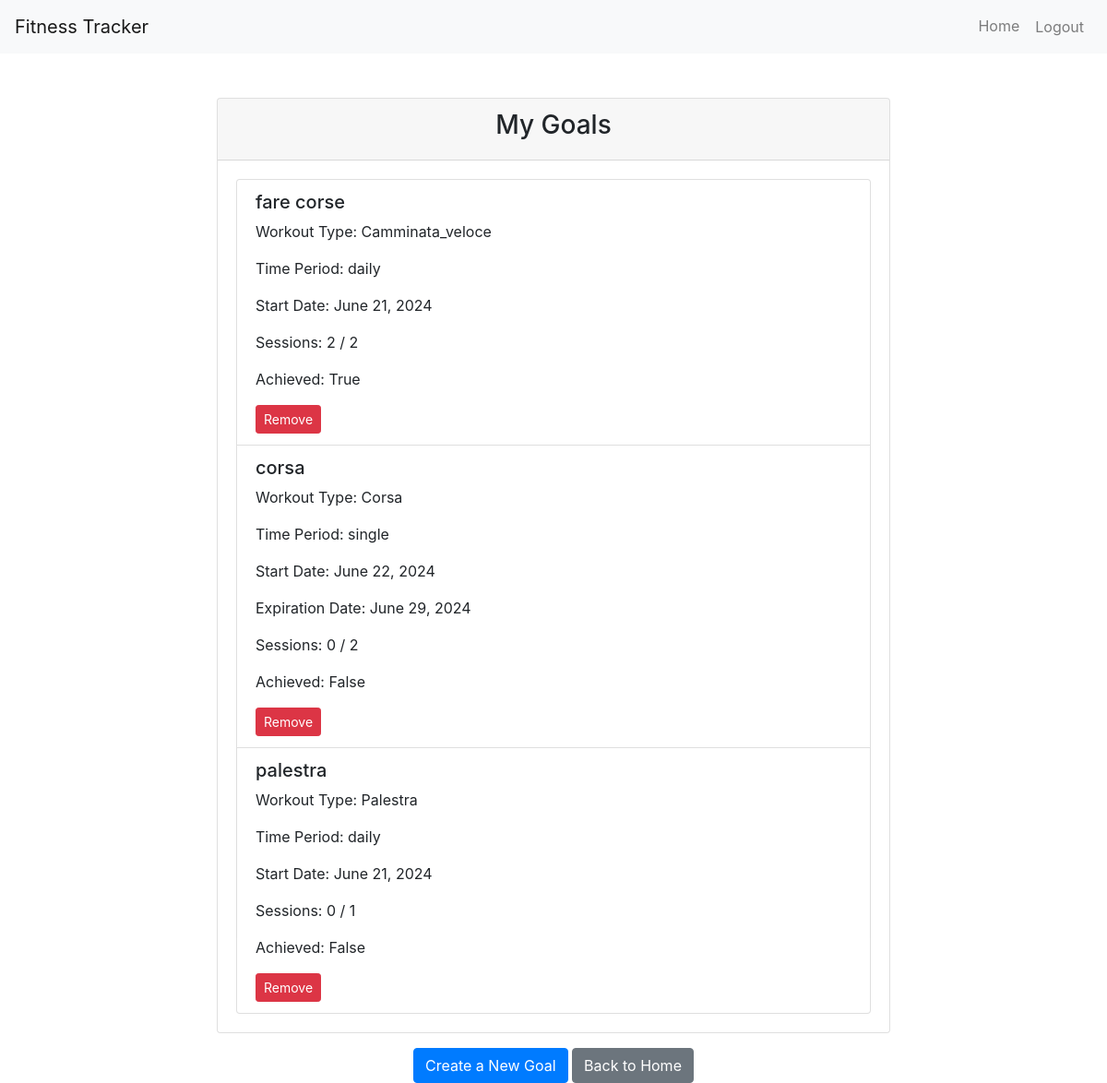
The page /tracker/goals/ (signed in) on the database its author committed.
### tracker/models.py (models this page shows, shortened)
class Goal(models.Model):
    TIME_PERIODS = [
        ('daily', 'Giornaliero'),
        ('weekly', 'Settimanale'),
        ('monthly', 'Mensile'),
        ('single', 'Singolo')
    ]
    profile = models.ForeignKey(Profile, on_delete=models.CASCADE, related_name='goals')
    description = models.CharField(max_length=255)
    start_date = models.DateField()
    expiration_date = models.DateField(null=True, blank=True)  # Campo per l'obiettivo singolo
    achieved = models.BooleanField(default=False)
    time_period = models.CharField(max_length=10, choices=TIME_PERIODS)
    workout_type = models.CharField(max_length=50, choices=Workout.WORKOUT_TYPES)
    sessions_target = models.PositiveIntegerField(default=0)  # Numero di sessioni desiderate
    sessions_completed = models.PositiveIntegerField(default=0)  # Numero di sessioni completate

### tracker/views.py (the view)
# urls.py: path('goals/', views.GoalListView.as_view(), name='goal_list'),
class GoalListView(View):
    @method_decorator(login_required)
    def get(self, request):
        goals = Goal.objects.filter(profile=request.user.profile)
        return render(request, 'goal_list.html', {'goals': goals})

### tracker/templates/goal_list.html (shortened to what this page needs)
<!DOCTYPE html>
<html lang="en">
<head>
    <link href="https://stackpath.bootstrapcdn.com/bootstrap/4.5.2/css/bootstrap.min.css" rel="stylesheet">
    <link href="https://cdnjs.cloudflare.com/ajax/libs/font-awesome/5.15.4/css/all.min.css" rel="stylesheet">
</head>
<body>
<nav class="navbar navbar-expand-lg navbar-light bg-light">
    <a class="navbar-brand" href="#">Fitness Tracker</a>
    <div class="collapse navbar-collapse" id="navbarNav">
        <ul class="navbar-nav ml-auto">
            <li class="nav-item">
                <a class="nav-link" href="{% url 'home' %}">Home</a>
            </li>
            <li class="nav-item">
                <form method="post" action="{% url 'logout' %}">
                    <button type="submit" class="btn btn-link nav-link">Logout</button>
                </form>
            </li>
        </ul>
    </div>
</nav>
<div class="container mt-5">
    <div class="row justify-content-center">
        <div class="col-md-8">
            <div class="card">
                <div class="card-header text-center">
                    <h3>My Goals</h3>
                </div>
                <div class="card-body">
                    {% if goals %}
                        <ul class="list-group">
                            {% for goal in goals %}
                                <li class="list-group-item">
                                    <h5>{{ goal.description }}</h5>
                                    <p>Workout Type: {{ goal.workout_type }}</p>
                                    <p>Time Period: {{ goal.time_period }}</p>
                                    <p>Start Date: {{ goal.start_date }}</p>
                                    {% if goal.time_period == 'single' %}
                                        <p>Expiration Date: {{ goal.expiration_date }}</p>
                                    {% endif %}
                                    <p>Sessions: {{ goal.sessions_completed }} / {{ goal.sessions_target }}</p>
                                    <p>Achieved: {{ goal.achieved }}</p>
                                    <form action="{% url 'remove_goal' goal.id %}" method="post" style="display:inline;">
                                        <button type="submit" class="btn btn-danger btn-sm">Remove</button>
                                    </form>
                                </li>
                            {% endfor %}
                        </ul>
                    {% else %}
                        <p>You have no goals yet. <a href="{% url 'goal_new' %}">Create a New Goal</a></p>
                    {% endif %}
                </div>
            </div>
            <div class="text-center mt-3">
                <a href="{% url 'goal_new' %}" class="btn btn-primary">Create a New Goal</a>
                <a href="{% url 'home' %}" class="btn btn-secondary">Back to Home</a>
            </div>
        </div>
    </div>
</div>
</body>
</html>

### rows shown on the page
Goal: description "fare corse", workout_type "Camminata_veloce", time_period "daily", start_date "June 21, 2024", sessions_completed "2", sessions_target "2", achieved "True"
Goal: description "corsa", workout_type "Corsa", time_period "single", start_date "June 22, 2024", expiration_date "June 29, 2024", sessions_completed "0", sessions_target "2", achieved "False"
Goal: description "palestra", workout_type "Palestra", time_period "daily", start_date "June 21, 2024", sessions_completed "0", sessions_target "1", achieved "False"
